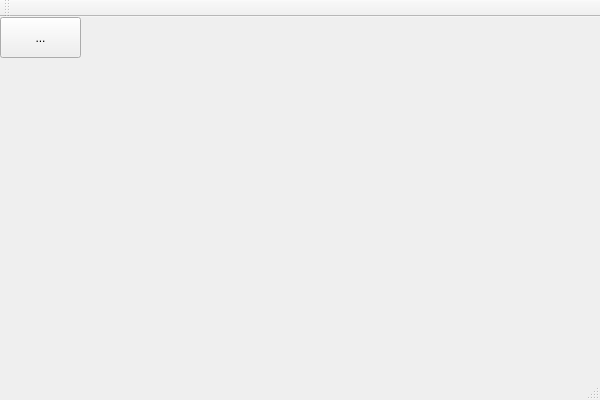
<?xml version="1.0" encoding="UTF-8"?>
<ui version="4.0">
 <class>BookReaderClass</class>
 <widget class="QMainWindow" name="BookReaderClass">
  <property name="geometry">
   <rect>
    <x>0</x>
    <y>0</y>
    <width>600</width>
    <height>400</height>
   </rect>
  </property>
  <property name="windowTitle">
   <string>BookReader</string>
  </property>
  <widget class="QWidget" name="centralWidget">
   <widget class="QToolButton" name="backBtn">
    <property name="geometry">
     <rect>
      <x>0</x>
      <y>0</y>
      <width>81</width>
      <height>41</height>
     </rect>
    </property>
    <property name="text">
     <string>...</string>
    </property>
    <property name="icon">
     <iconset resource="LMS.qrc">
      <normaloff>:/LMS_BUTTON/picture/bakcBtn.jpg</normaloff>:/LMS_BUTTON/picture/bakcBtn.jpg</iconset>
    </property>
    <property name="iconSize">
     <size>
      <width>81</width>
      <height>41</height>
     </size>
    </property>
   </widget>
  </widget>
  <widget class="QMenuBar" name="menuBar">
   <property name="geometry">
    <rect>
     <x>0</x>
     <y>0</y>
     <width>600</width>
     <height>22</height>
    </rect>
   </property>
  </widget>
  <widget class="QToolBar" name="mainToolBar">
   <attribute name="toolBarArea">
    <enum>TopToolBarArea</enum>
   </attribute>
   <attribute name="toolBarBreak">
    <bool>false</bool>
   </attribute>
  </widget>
  <widget class="QStatusBar" name="statusBar"/>
 </widget>
 <layoutdefault spacing="6" margin="11"/>
 <resources>
  <include location="LMS.qrc"/>
 </resources>
 <connections/>
</ui>
